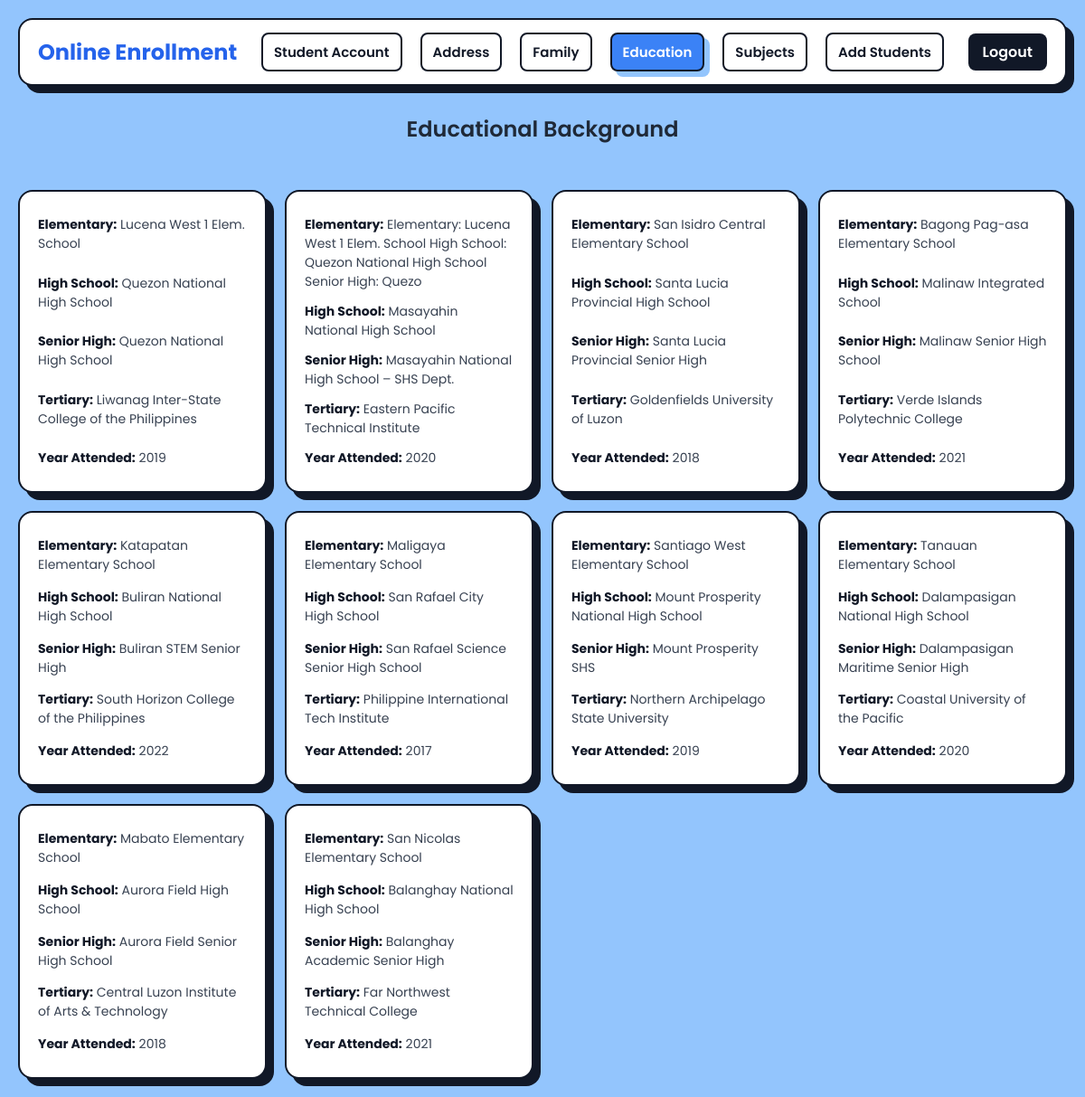
/education/ (signed in), run on the app's committed database.
### online_enrollment/models.py (models this page shows, shortened)
class EducationalBackground(models.Model):
    Elementary_school = models.CharField(max_length=100)
    Highschool = models.CharField(max_length=100)
    Senior_high = models.CharField(max_length=100)
    Tertiary = models.CharField(max_length=100)
    Year_attended = models.IntegerField()

### online_enrollment/views.py (the view)
# urls.py: path('education/', views.education_view, name='education'),
@login_required(login_url='login_user')
def education_view(request):
    educations = EducationalBackground.objects.all()
    return render(request, 'education.html', {'educations': educations})

### online_enrollment/templates/education.html (shortened to what this page needs)
{% load static %}
<!DOCTYPE html>
<html lang="en">
<head>
    <link rel="stylesheet" href="{% static 'css/dashboard.css' %}">
</head>
<body>
    <div class="navbar">
        <div class="navbar-container">
            <a href="{% url 'dashboard' %}" class="brand">Online Enrollment</a>
            <div class="nav-links">
                <a href="{% url 'student_account' %}" class="{% if request.resolver_match.url_name == 'student_account' %}active{% endif %}">Student Account</a>
                <a href="{% url 'address' %}" class="{% if request.resolver_match.url_name == 'address' %}active{% endif %}">Address</a>
                <a href="{% url 'family' %}" class="{% if request.resolver_match.url_name == 'family' %}active{% endif %}">Family</a>
                <a href="{% url 'education' %}" class="{% if request.resolver_match.url_name == 'education' %}active{% endif %}">Education</a>
                <a href="{% url 'subject' %}" class="{% if request.resolver_match.url_name == 'subject' %}active{% endif %}">Subjects</a>
                <a href="{% url 'add_student' %}" class="{% if request.resolver_match.url_name == 'add_student' %}active{% endif %}">Add Students</a>
            </div>
            <a href="{% url 'logout_user' %}" class="logout-btn">Logout</a>
        </div>
    </div>
    <h2>Educational Background</h2>
    <div class="student-grid">
        {% for education in educations %}
            <div class="student-card">
                <p><strong>Elementary:</strong> {{ education.Elementary_school }}</p>
                <p><strong>High School:</strong> {{ education.Highschool }}</p>
                <p><strong>Senior High:</strong> {{ education.Senior_high }}</p>
                <p><strong>Tertiary:</strong> {{ education.Tertiary }}</p>
                <p><strong>Year Attended:</strong> {{ education.Year_attended }}</p>
            </div>
        {% empty %}
            <p style="margin: 20px;">No education data available.</p>
        {% endfor %}
    </div>
</body>
</html>

### online_enrollment/static/css/dashboard.css (style rules this page uses)
body { font-family: 'Poppins', sans-serif; margin: 0; padding: 0; background-color: #93c5fd; }
.navbar { background-color: #ffffff; border: 2px solid #111827; border-radius: 16px; margin: 20px; padding: 14px 0; box-shadow: 8px 8px 0px #111827; transition: transform 0.2s ease; }
.navbar-container { max-width: 1200px; margin: 0 auto; padding: 0 20px; display: flex; align-items: center; justify-content: space-between; }
.brand { font-size: 24px; font-weight: 700; color: #2563eb; text-decoration: none; margin-right: auto; }
.nav-links { display: flex; gap: 20px; flex-grow: 1; justify-content: center; }
.nav-links a { color: #111827; text-decoration: none; font-size: 15px; font-weight: 600; padding: 8px 12px; border-radius: 8px; background-color: #ffffff; border: 2px solid #111827; transition: all 0.3s ease; }
.nav-links .active { background-color: #3b82f6; color: white; box-shadow: 6px 6px 0px #93c5fd; }
.logout-btn { background-color: #111827; color: white !important; padding: 8px 16px; border-radius: 8px; font-weight: 600;; transition: all 0.3s ease; text-decoration: none; }
h2 { font-weight: 600; margin: 30px auto; color: #1f2937; text-align: center; }
.student-grid { display: grid; grid-template-columns: repeat(auto-fill, minmax(260px, 1fr)); gap: 20px; padding: 20px; }
.student-card { display: flex; flex-direction: column; justify-content: space-between; background-color: #ffffff; border-radius: 16px; padding: 20px; box-shadow: 8px 8px 0px #111827; border: 2px solid #111827; transition: transform 0.2s ease; min-height: 260px; }
.student-card p { margin: 6px 0; font-size: 14px; color: #374151; }
.student-card p strong { color: #111827; }

### data on the page
EducationalBackground: Elementary_school "Lucena West 1 Elem. School", Highschool "Quezon National High School", Senior_high "Quezon National High School", Tertiary "Liwanag Inter-State College of the Philippines", Year_attended "2019"
EducationalBackground: Elementary_school "Elementary: Lucena West 1 Elem. School High School: Quezon National High School Senior High: Quezo", Highschool "Masayahin National High School", Senior_high "Masayahin National High School – SHS Dept.", Tertiary "Eastern Pacific Technical Institute", Year_attended "2020"
EducationalBackground: Elementary_school "San Isidro Central Elementary School", Highschool "Santa Lucia Provincial High School", Senior_high "Santa Lucia Provincial Senior High", Tertiary "Goldenfields University of Luzon", Year_attended "2018"
EducationalBackground: Elementary_school "Bagong Pag-asa Elementary School", Highschool "Malinaw Integrated School", Senior_high "Malinaw Senior High School", Tertiary "Verde Islands Polytechnic College", Year_attended "2021"
EducationalBackground: Elementary_school "Katapatan Elementary School", Highschool "Buliran National High School", Senior_high "Buliran STEM Senior High", Tertiary "South Horizon College of the Philippines", Year_attended "2022"
EducationalBackground: Elementary_school "Maligaya Elementary School", Highschool "San Rafael City High School", Senior_high "San Rafael Science Senior High School", Tertiary "Philippine International Tech Institute", Year_attended "2017"
EducationalBackground: Elementary_school "Santiago West Elementary School", Highschool "Mount Prosperity National High School", Senior_high "Mount Prosperity SHS", Tertiary "Northern Archipelago State University", Year_attended "2019"
EducationalBackground: Elementary_school "Tanauan Elementary School", Highschool "Dalampasigan National High School", Senior_high "Dalampasigan Maritime Senior High", Tertiary "Coastal University of the Pacific", Year_attended "2020"
EducationalBackground: Elementary_school "Mabato Elementary School", Highschool "Aurora Field High School", Senior_high "Aurora Field Senior High School", Tertiary "Central Luzon Institute of Arts & Technology", Year_attended "2018"
EducationalBackground: Elementary_school "San Nicolas Elementary School", Highschool "Balanghay National High School", Senior_high "Balanghay Academic Senior High", Tertiary "Far Northwest Technical College", Year_attended "2021"
